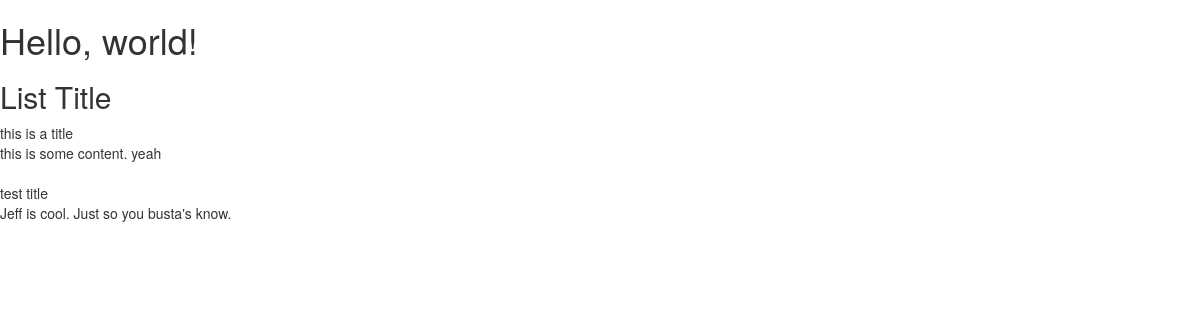
The app's page /posts/, older data.
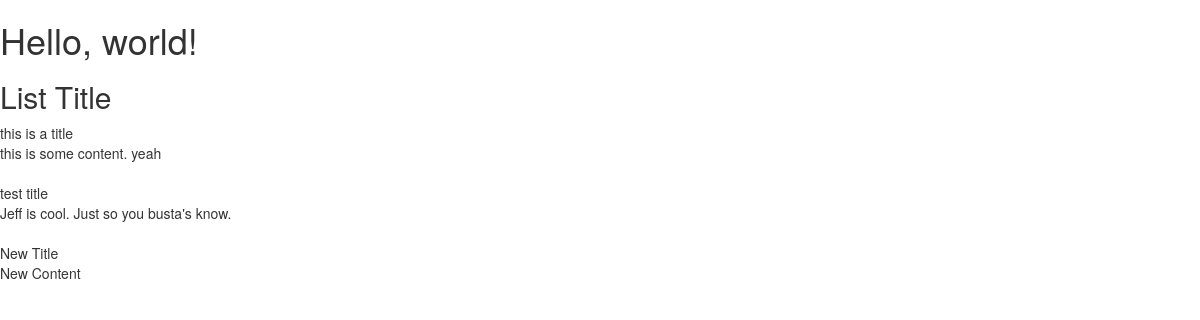
The same page, newer data.
### posts/models.py (models this page shows, shortened)
class Post(models.Model):
    title = models.CharField(max_length=120)
    content = models.TextField()
    updated = models.DateTimeField(auto_now=True, auto_now_add=False)
    timestamp = models.DateTimeField(auto_now=False, auto_now_add=True)

### posts/views.py (the view)
def post_list(request):
    queryset = Post.objects.all()
    context = {"title": "List Title", "queryset": queryset}
    return render(request, "index.html", context)

### templates/index.html (shortened to what this page needs)
<!DOCTYPE html>
<html lang="en">
  <head>
    <link rel="stylesheet" href="https://maxcdn.bootstrapcdn.com/bootstrap/3.3.7/css/bootstrap.min.css">
  </head>
  <body>
    <h1>Hello, world!</h1>
    <h2>{{ title }}</h2>
    {% for q in queryset %}
      {{ q.title }} <br>
      {{ q.content }} <br><br>
    {% endfor %}
  </body>
</html>

Row changes from the older to the newer data that the page shows:
added Post: title "New Title", content "New Content"
